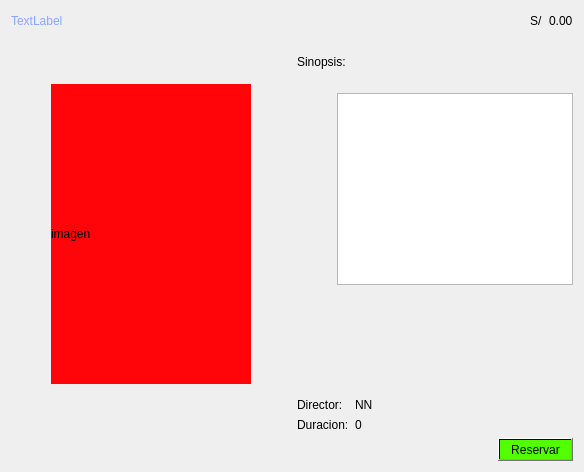
<?xml version="1.0" encoding="UTF-8"?>
<ui version="4.0">
 <class>DialogViewMovie</class>
 <widget class="QDialog" name="DialogViewMovie">
  <property name="geometry">
   <rect>
    <x>0</x>
    <y>0</y>
    <width>584</width>
    <height>472</height>
   </rect>
  </property>
  <property name="windowTitle">
   <string>Pelicula</string>
  </property>
  <layout class="QVBoxLayout" name="verticalLayout_2">
   <item>
    <layout class="QHBoxLayout" name="horizontalLayout_2">
     <item>
      <widget class="QLabel" name="lblTitulo">
       <property name="styleSheet">
        <string notr="true">font: 20pt &quot;Showcard Gothic&quot;;
color: rgb(138, 165, 255);</string>
       </property>
       <property name="text">
        <string>TextLabel</string>
       </property>
       <property name="textFormat">
        <enum>Qt::PlainText</enum>
       </property>
      </widget>
     </item>
     <item>
      <spacer name="horizontalSpacer">
       <property name="orientation">
        <enum>Qt::Horizontal</enum>
       </property>
       <property name="sizeHint" stdset="0">
        <size>
         <width>138</width>
         <height>20</height>
        </size>
       </property>
      </spacer>
     </item>
     <item>
      <layout class="QHBoxLayout" name="horizontalLayout">
       <item>
        <widget class="QLabel" name="label">
         <property name="maximumSize">
          <size>
           <width>16777215</width>
           <height>50</height>
          </size>
         </property>
         <property name="styleSheet">
          <string notr="true">font: 75 26pt &quot;MS Shell Dlg 2&quot;;
</string>
         </property>
         <property name="text">
          <string>S/</string>
         </property>
        </widget>
       </item>
       <item>
        <widget class="QLabel" name="lblPrecio">
         <property name="maximumSize">
          <size>
           <width>16777215</width>
           <height>50</height>
          </size>
         </property>
         <property name="styleSheet">
          <string notr="true">font: 75 26pt &quot;MS Shell Dlg 2&quot;;
</string>
         </property>
         <property name="text">
          <string>0.00</string>
         </property>
        </widget>
       </item>
      </layout>
     </item>
    </layout>
   </item>
   <item>
    <layout class="QHBoxLayout" name="horizontalLayout_6">
     <item>
      <spacer name="horizontalSpacer_5">
       <property name="orientation">
        <enum>Qt::Horizontal</enum>
       </property>
       <property name="sizeType">
        <enum>QSizePolicy::Fixed</enum>
       </property>
       <property name="sizeHint" stdset="0">
        <size>
         <width>40</width>
         <height>20</height>
        </size>
       </property>
      </spacer>
     </item>
     <item>
      <widget class="QLabel" name="lblImagen">
       <property name="minimumSize">
        <size>
         <width>200</width>
         <height>300</height>
        </size>
       </property>
       <property name="maximumSize">
        <size>
         <width>200</width>
         <height>300</height>
        </size>
       </property>
       <property name="styleSheet">
        <string notr="true">background-color: rgb(255, 5, 9);</string>
       </property>
       <property name="text">
        <string>imagen</string>
       </property>
      </widget>
     </item>
     <item>
      <spacer name="horizontalSpacer_7">
       <property name="orientation">
        <enum>Qt::Horizontal</enum>
       </property>
       <property name="sizeType">
        <enum>QSizePolicy::Fixed</enum>
       </property>
       <property name="sizeHint" stdset="0">
        <size>
         <width>40</width>
         <height>20</height>
        </size>
       </property>
      </spacer>
     </item>
     <item>
      <layout class="QVBoxLayout" name="verticalLayout">
       <item>
        <layout class="QHBoxLayout" name="horizontalLayout_3">
         <item>
          <widget class="QLabel" name="label_2">
           <property name="sizePolicy">
            <sizepolicy hsizetype="Fixed" vsizetype="Fixed">
             <horstretch>0</horstretch>
             <verstretch>0</verstretch>
            </sizepolicy>
           </property>
           <property name="minimumSize">
            <size>
             <width>100</width>
             <height>50</height>
            </size>
           </property>
           <property name="maximumSize">
            <size>
             <width>100</width>
             <height>50</height>
            </size>
           </property>
           <property name="styleSheet">
            <string notr="true">font: 75 14pt &quot;MS Shell Dlg 2&quot;;</string>
           </property>
           <property name="text">
            <string>Sinopsis:</string>
           </property>
          </widget>
         </item>
         <item>
          <spacer name="horizontalSpacer_6">
           <property name="orientation">
            <enum>Qt::Horizontal</enum>
           </property>
           <property name="sizeHint" stdset="0">
            <size>
             <width>40</width>
             <height>20</height>
            </size>
           </property>
          </spacer>
         </item>
        </layout>
       </item>
       <item>
        <layout class="QHBoxLayout" name="horizontalLayout_4">
         <item>
          <spacer name="horizontalSpacer_2">
           <property name="orientation">
            <enum>Qt::Horizontal</enum>
           </property>
           <property name="sizeType">
            <enum>QSizePolicy::Fixed</enum>
           </property>
           <property name="sizeHint" stdset="0">
            <size>
             <width>40</width>
             <height>20</height>
            </size>
           </property>
          </spacer>
         </item>
         <item>
          <widget class="QTextBrowser" name="lblSinopsis"/>
         </item>
        </layout>
       </item>
       <item>
        <spacer name="verticalSpacer">
         <property name="orientation">
          <enum>Qt::Vertical</enum>
         </property>
         <property name="sizeHint" stdset="0">
          <size>
           <width>20</width>
           <height>40</height>
          </size>
         </property>
        </spacer>
       </item>
       <item>
        <layout class="QFormLayout" name="formLayout">
         <item row="0" column="1">
          <widget class="QLabel" name="lblDirector">
           <property name="text">
            <string>NN</string>
           </property>
          </widget>
         </item>
         <item row="1" column="0">
          <widget class="QLabel" name="label_5">
           <property name="styleSheet">
            <string notr="true">font: 75 14pt &quot;MS Shell Dlg 2&quot;;</string>
           </property>
           <property name="text">
            <string>Duracion:</string>
           </property>
          </widget>
         </item>
         <item row="1" column="1">
          <widget class="QLabel" name="lblDuracion">
           <property name="text">
            <string>0</string>
           </property>
          </widget>
         </item>
         <item row="0" column="0">
          <widget class="QLabel" name="label_3">
           <property name="styleSheet">
            <string notr="true">font: 75 14pt &quot;MS Shell Dlg 2&quot;;</string>
           </property>
           <property name="text">
            <string>Director:</string>
           </property>
          </widget>
         </item>
        </layout>
       </item>
      </layout>
     </item>
    </layout>
   </item>
   <item>
    <layout class="QHBoxLayout" name="horizontalLayout_5">
     <item>
      <spacer name="horizontalSpacer_4">
       <property name="orientation">
        <enum>Qt::Horizontal</enum>
       </property>
       <property name="sizeHint" stdset="0">
        <size>
         <width>40</width>
         <height>20</height>
        </size>
       </property>
      </spacer>
     </item>
     <item>
      <widget class="QPushButton" name="pushButton">
       <property name="styleSheet">
        <string notr="true">font: 75 22pt &quot;MS Shell Dlg 2&quot;;
background-color: #0db2f8;
background-color: qlineargradient(spread:pad, x1:0, y1:0, x2:0, y2:1, stop:0 rgb(81, 255, 0));</string>
       </property>
       <property name="text">
        <string>Reservar</string>
       </property>
      </widget>
     </item>
    </layout>
   </item>
  </layout>
 </widget>
 <resources/>
 <connections/>
</ui>
